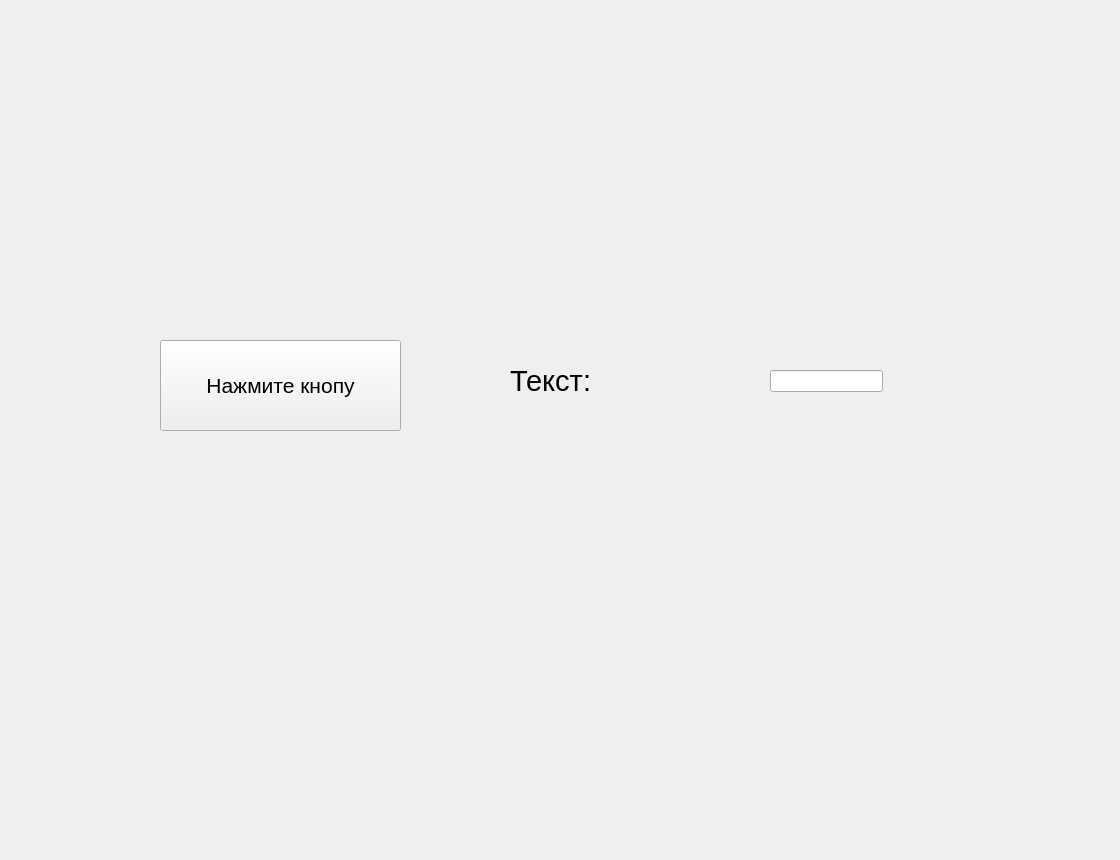
<?xml version="1.0" encoding="UTF-8"?>
<ui version="4.0">
 <class>Form</class>
 <widget class="QWidget" name="Form">
  <property name="geometry">
   <rect>
    <x>0</x>
    <y>0</y>
    <width>1120</width>
    <height>860</height>
   </rect>
  </property>
  <property name="windowTitle">
   <string>Form</string>
  </property>
  <widget class="QPushButton" name="button_haha">
   <property name="geometry">
    <rect>
     <x>160</x>
     <y>340</y>
     <width>241</width>
     <height>91</height>
    </rect>
   </property>
   <property name="font">
    <font>
     <pointsize>16</pointsize>
    </font>
   </property>
   <property name="text">
    <string>Нажмите кнопу</string>
   </property>
  </widget>
  <widget class="QLabel" name="label_haha">
   <property name="geometry">
    <rect>
     <x>510</x>
     <y>330</y>
     <width>181</width>
     <height>101</height>
    </rect>
   </property>
   <property name="font">
    <font>
     <pointsize>22</pointsize>
    </font>
   </property>
   <property name="text">
    <string>Текст:</string>
   </property>
  </widget>
  <widget class="QLineEdit" name="lineedit_haha">
   <property name="geometry">
    <rect>
     <x>770</x>
     <y>370</y>
     <width>113</width>
     <height>22</height>
    </rect>
   </property>
  </widget>
 </widget>
 <resources/>
 <connections/>
</ui>
